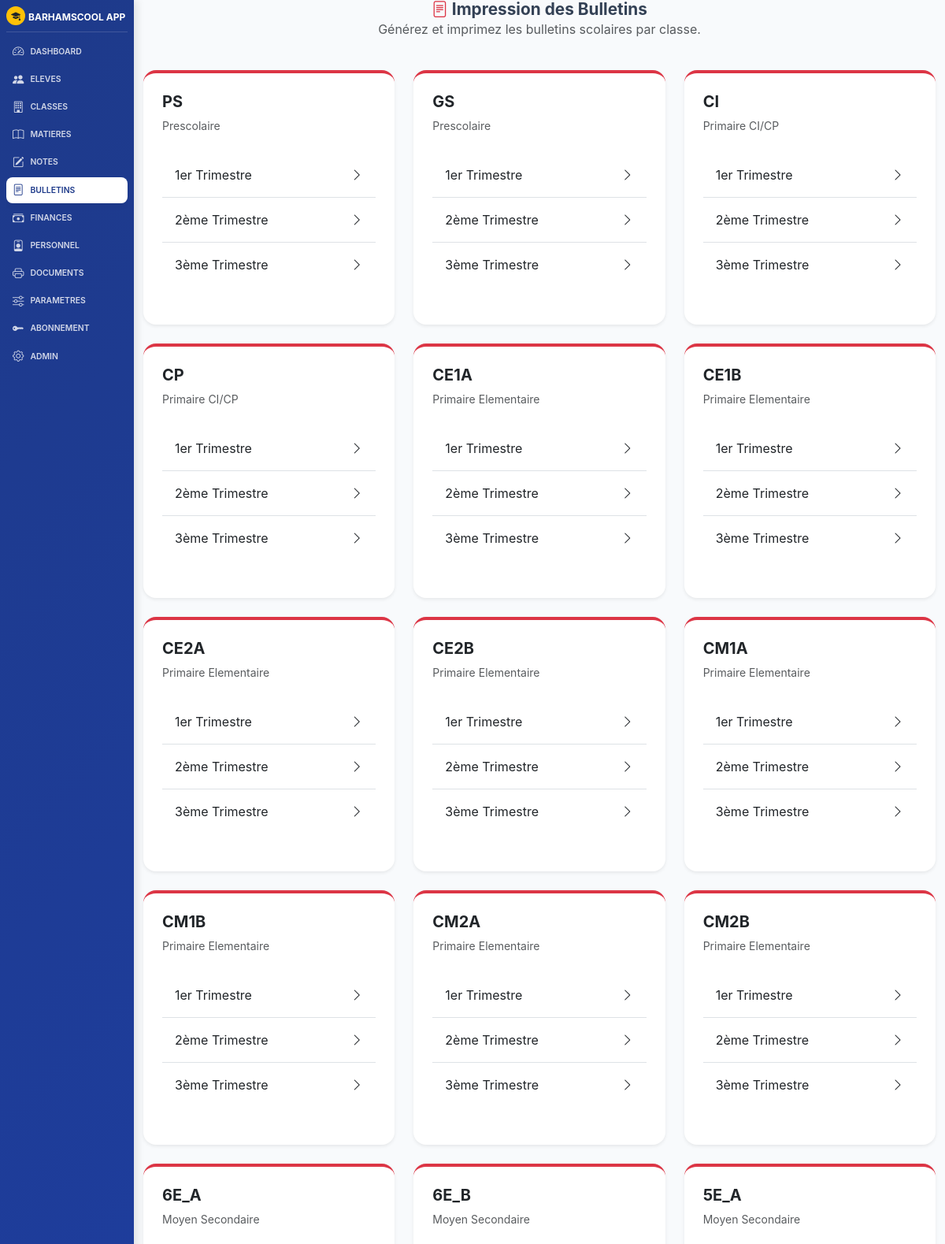
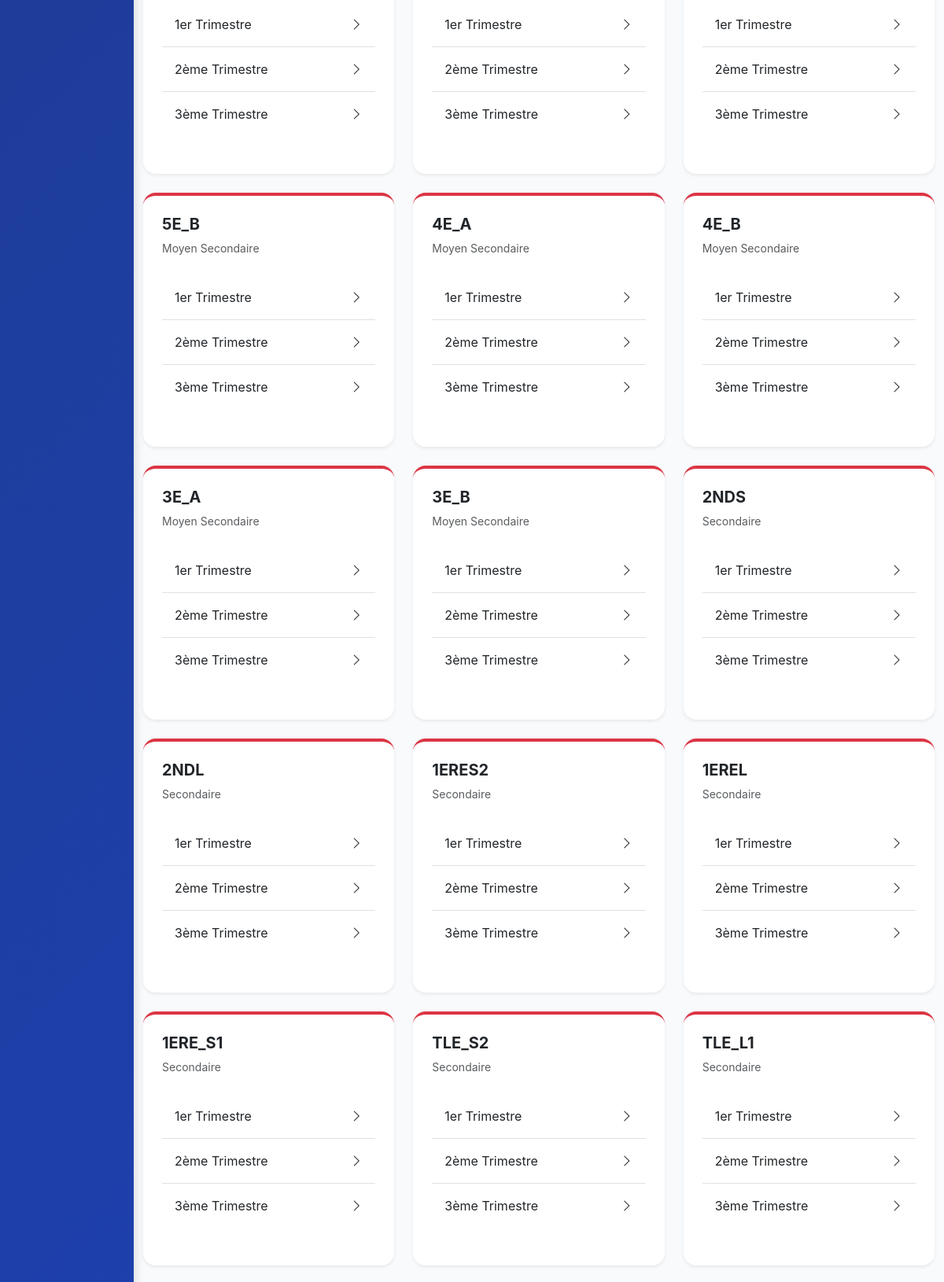
Screenshot of /bulletins (signed in, upper part) with the database file from the repository (2 pictures, top to bottom).
### models.py (models this page shows)
class Ecole(db.Model):
    id = db.Column(db.Integer, primary_key=True)
    nom = db.Column(db.String(200), default='BARHAMSCOOL APP')
    identifiant = db.Column(db.String(50), unique=True, nullable=True)
    adresse = db.Column(db.String(300), default='ZAC MBAO CITE CAPEC')
    tel = db.Column(db.String(100), default='338369035-772601310-777385032')
    annee_scolaire = db.Column(db.String(20), default='2024-2025')
    zone = db.Column(db.String(100), default='RUFISQUE')
    dev = db.Column(db.String(200), default='Abdou Diatta - Barham Informatique')
    email = db.Column(db.String(150), default='')
    type_ecole = db.Column(db.String(100), default='')
    directeur = db.Column(db.String(150), default='')
    chef_etablissement = db.Column(db.String(150), default='')
    slogan = db.Column(db.String(300), default='')
    autorisation = db.Column(db.String(100), default='')
    code_etablissement = db.Column(db.String(50), default='')
    ia = db.Column(db.String(100), default='')
    ief = db.Column(db.String(100), default='')
    session_timeout = db.Column(db.Integer, default=30)  # en minutes
    max_login_attempts = db.Column(db.Integer, default=5)
    lockout_duration = db.Column(db.Integer, default=15)  # en minutes
    ip_whitelist = db.Column(db.Text, default='')  # IPs autorisées (séparées par virgule)
    smtp_server = db.Column(db.String(150), default='')
    smtp_port = db.Column(db.Integer, default=587)
    smtp_user = db.Column(db.String(150), default='')
    smtp_password = db.Column(db.String(150), default='')
    smtp_use_tls = db.Column(db.Boolean, default=True)
    email_expediteur = db.Column(db.String(150), default='')

class Classe(db.Model):
    id = db.Column(db.Integer, primary_key=True)
    nom = db.Column(db.String(50), nullable=False)
    niveau = db.Column(db.String(50))
    effectif = db.Column(db.Integer, default=0)
    ecole_id = db.Column(db.Integer, db.ForeignKey('ecole.id'), nullable=False, default=1)
    ecole = db.relationship('Ecole', backref='classes')

### routes_notes.py (the view)
@app.route('/bulletins')
@login_required
def bulletins():
    ecole_id = get_current_ecole_id()
    return render_template('notes/bulletins.html', classes=Classe.query.filter_by(ecole_id=ecole_id).all(), ecole=Ecole.query.get(ecole_id))

### app.py (called while the page is built, shortened)
def get_current_ecole_id():
    if 'ecole_id' in session:
        return session['ecole_id']
    ecole = Ecole.query.first()
    if ecole:
        session['ecole_id'] = ecole.id
        return ecole.id
    return 1

def get_current_annee():
    annee_session = session.get('annee_scolaire')
    if annee_session and str(annee_session).strip().lower() != 'none':
        return annee_session

@app.context_processor
def inject_globals():
    try:
        ecole_id = get_current_ecole_id()
        ecole = Ecole.query.get(ecole_id)
        if not ecole:
            ecole = Ecole.query.first()
            if ecole: session['ecole_id'] = ecole.id
        all_ecoles = Ecole.query.all()
        annees = AnneeScolaire.query.filter_by(ecole_id=ecole_id).order_by(AnneeScolaire.annee.desc()).all()
        current_annee = get_current_annee()
    except Exception:
        ecole = None
        all_ecoles = []
        annees = []
        current_annee = get_current_annee()
    return dict(ecole=ecole, all_ecoles=all_ecoles, all_annees=annees, current_annee=current_annee)

@app.context_processor
def inject_licence_status():
    from flask_login import current_user
    from models import Licence
    try:
        if current_user.is_authenticated and current_user.role != 'super_users':
            ecole_id = get_current_ecole_id()
            licence = Licence.licence_active_for_ecole(ecole_id)
            if licence:
                return {
                    'has_licence': True,
                    'est_essai': licence.essai,
                    'jours_restants': licence.jours_restants
                }
            return {'has_licence': False, 'est_essai': False, 'jours_restants': 0}
    except:
        pass
    return {'has_licence': True, 'est_essai': False, 'jours_restants': 0}  # super_users = toujours true

### routes_auth.py (called while the page is built)
@login_manager.user_loader
def load_user(id): return User.query.get(int(id))

### templates/notes/bulletins.html (shortened to what this page needs)
{% extends "base.html" %}
{% block content %}
<div class="row mb-4">
    <div class="col-12 text-center">
        <h2 class="fw-bold mb-0"><i class="bi bi-file-text text-danger"></i> Impression des Bulletins</h2>
        <p class="text-muted">Générez et imprimez les bulletins scolaires par classe.</p>
    </div>
</div>
<div class="row g-4">
    {% for c in classes %}
    <div class="col-md-4">
        <div class="card h-100 shadow-sm border-0 border-top border-4 border-danger">
            <div class="card-body p-4">
                <h5 class="card-title fw-bold">{{ c.nom }}</h5>
                <p class="small text-muted mb-4">{{ c.niveau }}</p>
                <div class="list-group list-group-flush mb-3">
                    <a href="{{ url_for('bulletin_classe', classe_id=c.id, trimestre=1) }}" class="list-group-item list-group-item-action d-flex justify-content-between align-items-center py-3">
                        <span>1er Trimestre</span>
                        <i class="bi bi-chevron-right"></i>
                    </a>
                    <a href="{{ url_for('bulletin_classe', classe_id=c.id, trimestre=2) }}" class="list-group-item list-group-item-action d-flex justify-content-between align-items-center py-3">
                        <span>2ème Trimestre</span>
                        <i class="bi bi-chevron-right"></i>
                    </a>
                    <a href="{{ url_for('bulletin_classe', classe_id=c.id, trimestre=3) }}" class="list-group-item list-group-item-action d-flex justify-content-between align-items-center py-3">
                        <span>3ème Trimestre</span>
                        <i class="bi bi-chevron-right"></i>
                    </a>
                </div>
            </div>
        </div>
    </div>
    {% endfor %}
</div>
{% endblock %}

### templates/base.html (shortened to what this page needs)
<!DOCTYPE html>
<html lang="fr">
<head>
    <link href="https://cdn.jsdelivr.net/npm/bootstrap@5.3.3/dist/css/bootstrap.min.css" rel="stylesheet">
    <link href="https://cdn.jsdelivr.net/npm/bootstrap-icons@1.11.3/font/bootstrap-icons.min.css" rel="stylesheet">
    <link href="{{ url_for('static', filename='css/style.css') }}?v=3" rel="stylesheet">
</head>
<body>
    <div class="app-layout {% if not current_user.is_authenticated %}no-sidebar{% endif %}">
        {% if current_user.is_authenticated %}
        <aside class="app-sidebar text-white" id="appSidebar">
            <div class="sidebar-brand">
                <div class="brand-icon bg-warning text-dark rounded-circle me-1" style="width:24px; height:24px; display:flex; align-items:center; justify-content:center; flex-shrink: 0;">
                    <i class="bi bi-mortarboard-fill" style="font-size: 0.75rem !important;"></i>
                </div>
                <div class="brand-text text-truncate" title="{{ ecole.nom if ecole else 'BARHAMSCOOL APP' }}">
                    <span class="fw-bold" style="font-size: 0.75rem !important;">{{ ecole.nom if ecole else 'BARHAMSCOOL APP' }}</span>
                </div>
            </div>
            <nav class="sidebar-menu">
                <ul class="nav flex-column gap-0">
                    {% if not has_licence %}
                    <li class="nav-item">
                        <a class="nav-link d-flex align-items-center gap-2 py-1 px-2 {{ 'active' if request.endpoint == 'abonnement' }}" href="{{ url_for('abonnement') }}">
                            <i class="bi bi-key-fill" style="font-size: 0.9rem;"></i>
                            <span style="font-size: 0.65rem; text-transform: uppercase; font-weight: 600;">Abonnement</span>
                        </a>
                    </li>
                    {% else %}
                    {% for endpoint, icon, label in nav_items %}
                    <li class="nav-item">
                        <a class="nav-link d-flex align-items-center gap-2 py-1 px-2 {{ 'active' if request.endpoint == endpoint }}" href="{{ url_for(endpoint) }}">
                            <i class="bi {{ icon }}" style="font-size: 0.9rem;"></i>
                            <span style="font-size: 0.65rem; text-transform: uppercase; font-weight: 600;">{{ label }}</span>
                        </a>
                    </li>
                    {% endfor %}
                    <li class="nav-item">
                        <a class="nav-link d-flex align-items-center gap-2 py-1 px-2 {{ 'active' if request.endpoint == 'parametres_financiers' }}" href="{{ url_for('parametres_financiers') }}">
                            <i class="bi bi-sliders" style="font-size: 0.9rem;"></i>
                            <span style="font-size: 0.65rem; text-transform: uppercase; font-weight: 600;">Parametres</span>
                        </a>
                    </li>
                    <li class="nav-item">
                        <a class="nav-link d-flex align-items-center gap-2 py-1 px-2 {{ 'active' if request.endpoint == 'abonnement' }}" href="{{ url_for('abonnement') }}">
                            <i class="bi bi-key-fill" style="font-size: 0.9rem;"></i>
                            <span style="font-size: 0.65rem; text-transform: uppercase; font-weight: 600;">Abonnement</span>
                        </a>
                    </li>
                    {% endif %}
                    {% if current_user.role == 'super_users' %}
                    <li class="nav-item">
                        <a class="nav-link d-flex align-items-center gap-2 py-1 px-2 {{ 'active' if request.endpoint == 'admin' }}" href="{{ url_for('admin') }}">
                            <i class="bi bi-gear" style="font-size: 0.9rem;"></i>
                            <span style="font-size: 0.65rem; text-transform: uppercase; font-weight: 600;">Admin</span>
                        </a>
                    </li>
                    {% endif %}
                </ul>
            </nav>
        </aside>
        {% endif %}
        <main class="app-main">
            <div class="container-fluid" style="margin-top:0 !important; padding-top:0 !important;">
                {% block content %}{% endblock %}
            </div>
        </main>
    </div>
</body>
</html>

### static/css/style.css (style rules this page uses)
:root { --primary-color: #1e3a8a; --primary-gradient: linear-gradient(135deg, #1e3a8a 0%, #1e40af 100%); --accent-color: #f59e0b; --secondary-color: #64748b; --success-color: #10b981; --danger-color: #e11d48; --warning-color: #f59e0b; --info-color: #0ea5e9; --dark-color: #0f172a; --light-bg: #f8fafc; --card-shadow: 0 10px 15px -3px rgba(0, 0, 0, 0.1), 0 4px 6px -2px rgba(0, 0, 0, 0.05); --transition: all 0.25s cubic-bezier(0.4, 0, 0.2, 1); }
body { background-color: var(--light-bg); font-family: 'Outfit', 'Inter', -apple-system, BlinkMacSystemFont, "Segoe UI", Roboto, sans-serif; color: #334155; -webkit-font-smoothing: antialiased; }
.card { border: none; border-radius: 16px; box-shadow: var(--card-shadow); transition: var(--transition); overflow: hidden; }
html, body { height: 100vh; overflow: hidden; }
body { display: flex; flex-direction: column; }
.container-fluid { flex: 1 1 auto; overflow-y: auto; overflow-x: hidden; padding-top: 0.5rem; padding-bottom: 0.5rem; }
.card { margin-bottom: 0.5rem; }
.card-body { padding: 0.75rem; }
h2 { font-size: 1.3rem; margin-bottom: 0.5rem; }
.app-layout { display: flex; height: 100vh; width: 100vw; overflow: hidden; }
.app-sidebar { width: 170px; flex-shrink: 0; height: 100%; display: flex; flex-direction: column; padding: 0.5rem; background: var(--primary-gradient) !important; box-shadow: 4px 0 10px rgba(0, 0, 0, 0.1); z-index: 1040; }
.sidebar-brand { display: flex; align-items: center; padding-bottom: 0.5rem; margin-bottom: 0.5rem; border-bottom: 1px solid rgba(255, 255, 255, 0.15); }
.sidebar-menu .nav { gap: 0.15rem !important; }
.sidebar-menu .nav-link { padding: 0.35rem 0.5rem !important; }
.sidebar-menu { flex: 1; overflow-y: auto; scrollbar-width: none; -ms-overflow-style: none; }
.sidebar-menu .nav-link { color: rgba(255, 255, 255, 0.8) !important; border-radius: 8px; transition: var(--transition); font-size: 0.8rem; }
.sidebar-menu .nav-link.active { color: var(--primary-color) !important; background: white !important; font-weight: 700 !important; box-shadow: 0 4px 6px rgba(0, 0, 0, 0.05); }
.app-main { flex: 1; display: flex; flex-direction: column; height: 100%; overflow: hidden; background-color: var(--light-bg); }
.app-main > .container-fluid { flex: 1; overflow-y: auto; padding: 0 12px !important; margin: 0 !important; }

### rows the page displays
Ecole: nom "BARHAMSCOOL APP"
Classe: nom "PS", niveau "Prescolaire"
Classe: nom "GS", niveau "Prescolaire"
Classe: nom "CI", niveau "Primaire CI/CP"
Classe: nom "CP", niveau "Primaire CI/CP"
Classe: nom "CE1A", niveau "Primaire Elementaire"
Classe: nom "CE1B", niveau "Primaire Elementaire"
Classe: nom "CE2A", niveau "Primaire Elementaire"
Classe: nom "CE2B", niveau "Primaire Elementaire"
Classe: nom "CM1A", niveau "Primaire Elementaire"
Classe: nom "CM1B", niveau "Primaire Elementaire"
Classe: nom "CM2A", niveau "Primaire Elementaire"
Classe: nom "CM2B", niveau "Primaire Elementaire"
Classe: nom "6E_A", niveau "Moyen Secondaire"
Classe: nom "6E_B", niveau "Moyen Secondaire"
Classe: nom "5E_A", niveau "Moyen Secondaire"
Classe: nom "5E_B", niveau "Moyen Secondaire"
Classe: nom "4E_A", niveau "Moyen Secondaire"
Classe: nom "4E_B", niveau "Moyen Secondaire"
Classe: nom "3E_A", niveau "Moyen Secondaire"
Classe: nom "3E_B", niveau "Moyen Secondaire"
Classe: nom "2NDS", niveau "Secondaire"
Classe: nom "2NDL", niveau "Secondaire"
Classe: nom "1ERES2", niveau "Secondaire"
Classe: nom "1EREL", niveau "Secondaire"
Classe: nom "1ERE_S1", niveau "Secondaire"
Classe: nom "TLE_S2", niveau "Secondaire"
Classe: nom "TLE_L1", niveau "Secondaire"

### other values shown
{{ label }} "DASHBOARD" "ELEVES" "CLASSES" "MATIERES" "NOTES" "BULLETINS" "FINANCES" "PERSONNEL" "DOCUMENTS"
